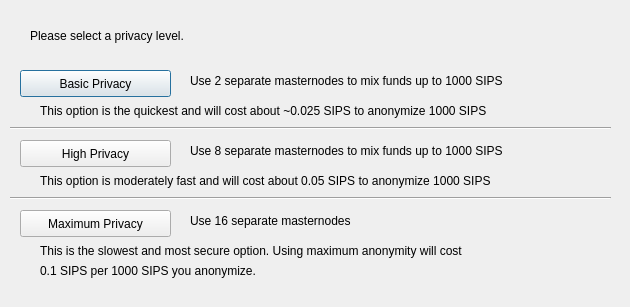
<?xml version="1.0" encoding="UTF-8"?>
<ui version="4.0">
 <class>DarksendConfig</class>
 <widget class="QDialog" name="DarksendConfig">
  <property name="geometry">
   <rect>
    <x>0</x>
    <y>0</y>
    <width>630</width>
    <height>307</height>
   </rect>
  </property>
  <property name="windowTitle">
   <string>Configure Darksend</string>
  </property>
  <widget class="QPushButton" name="buttonBasic">
   <property name="geometry">
    <rect>
     <x>20</x>
     <y>70</y>
     <width>151</width>
     <height>27</height>
    </rect>
   </property>
   <property name="text">
    <string>Basic Privacy</string>
   </property>
  </widget>
  <widget class="QPushButton" name="buttonHigh">
   <property name="geometry">
    <rect>
     <x>20</x>
     <y>140</y>
     <width>151</width>
     <height>27</height>
    </rect>
   </property>
   <property name="text">
    <string>High Privacy</string>
   </property>
  </widget>
  <widget class="QPushButton" name="buttonMax">
   <property name="geometry">
    <rect>
     <x>20</x>
     <y>210</y>
     <width>151</width>
     <height>27</height>
    </rect>
   </property>
   <property name="text">
    <string>Maximum Privacy</string>
   </property>
  </widget>
  <widget class="QLabel" name="label">
   <property name="geometry">
    <rect>
     <x>30</x>
     <y>20</y>
     <width>571</width>
     <height>31</height>
    </rect>
   </property>
   <property name="text">
    <string>Please select a privacy level.</string>
   </property>
  </widget>
  <widget class="QLabel" name="label_2">
   <property name="geometry">
    <rect>
     <x>190</x>
     <y>70</y>
     <width>421</width>
     <height>21</height>
    </rect>
   </property>
   <property name="text">
    <string>Use 2 separate masternodes to mix funds up to 1000 SIPS</string>
   </property>
  </widget>
  <widget class="QLabel" name="label_3">
   <property name="geometry">
    <rect>
     <x>190</x>
     <y>140</y>
     <width>411</width>
     <height>21</height>
    </rect>
   </property>
   <property name="text">
    <string>Use 8 separate masternodes to mix funds up to 1000 SIPS</string>
   </property>
  </widget>
  <widget class="QLabel" name="label_4">
   <property name="geometry">
    <rect>
     <x>190</x>
     <y>210</y>
     <width>421</width>
     <height>21</height>
    </rect>
   </property>
   <property name="text">
    <string>Use 16 separate masternodes</string>
   </property>
  </widget>
  <widget class="QLabel" name="label_6">
   <property name="geometry">
    <rect>
     <x>40</x>
     <y>100</y>
     <width>561</width>
     <height>21</height>
    </rect>
   </property>
   <property name="text">
    <string>This option is the quickest and will cost about ~0.025 SIPS to anonymize 1000 SIPS</string>
   </property>
  </widget>
  <widget class="QLabel" name="label_7">
   <property name="geometry">
    <rect>
     <x>40</x>
     <y>170</y>
     <width>561</width>
     <height>21</height>
    </rect>
   </property>
   <property name="text">
    <string>This option is moderately fast and will cost about 0.05 SIPS to anonymize 1000 SIPS</string>
   </property>
  </widget>
  <widget class="QLabel" name="label_8">
   <property name="geometry">
    <rect>
     <x>40</x>
     <y>240</y>
     <width>561</width>
     <height>21</height>
    </rect>
   </property>
   <property name="text">
    <string>This is the slowest and most secure option. Using maximum anonymity will cost</string>
   </property>
  </widget>
  <widget class="QLabel" name="label_9">
   <property name="geometry">
    <rect>
     <x>40</x>
     <y>260</y>
     <width>561</width>
     <height>21</height>
    </rect>
   </property>
   <property name="text">
    <string>0.1 SIPS per 1000 SIPS you anonymize.</string>
   </property>
  </widget>
  <widget class="Line" name="line">
   <property name="geometry">
    <rect>
     <x>10</x>
     <y>120</y>
     <width>601</width>
     <height>16</height>
    </rect>
   </property>
   <property name="orientation">
    <enum>Qt::Horizontal</enum>
   </property>
  </widget>
  <widget class="Line" name="line_2">
   <property name="geometry">
    <rect>
     <x>10</x>
     <y>190</y>
     <width>601</width>
     <height>16</height>
    </rect>
   </property>
   <property name="orientation">
    <enum>Qt::Horizontal</enum>
   </property>
  </widget>
 </widget>
 <resources/>
 <connections/>
</ui>
